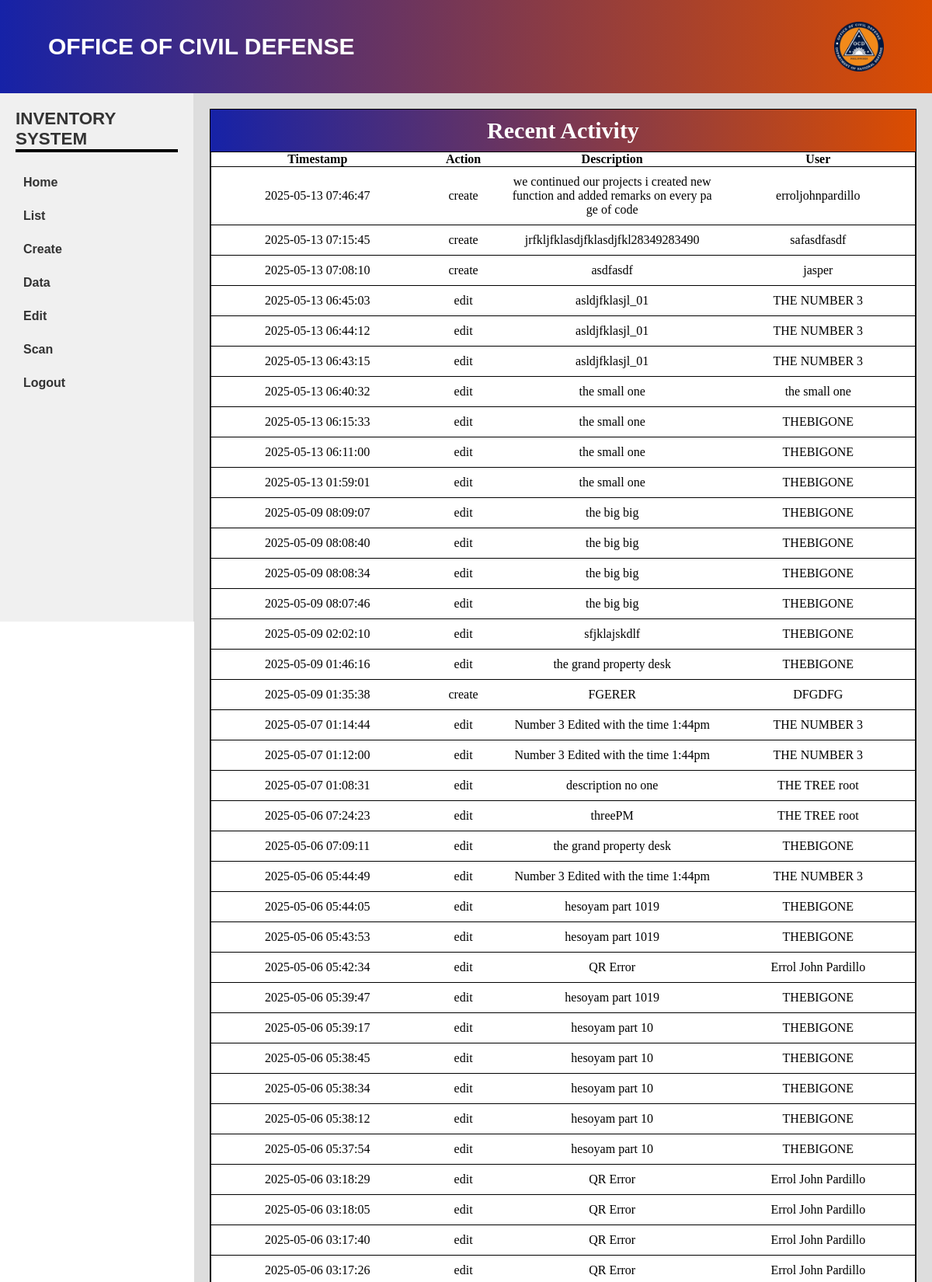
/pages/landing.php (upper part), run on the app's committed database.
### tables this page shows
CREATE TABLE `activity_log` (
  `id` int(11) NOT NULL,
  `action_type` varchar(20) NOT NULL,
  `table_name` varchar(255) NOT NULL,
  `record_id` int(11) NOT NULL,
  `old_data` longtext DEFAULT NULL CHECK (json_valid(`old_data`)),
  `new_data` longtext DEFAULT NULL CHECK (json_valid(`new_data`)),
  `user` varchar(255) NOT NULL,
  `timestamp` timestamp NOT NULL DEFAULT current_timestamp(),
  `description` text NOT NULL
);

### pages/landing/home.php (the view, shortened to what this page needs)
<!DOCTYPE html>
<html lang="en">
<head>
    <link rel="stylesheet" href="/inventory-system/public/styles/landingstyle/home.css">
</head>
<body>
    <div class="home">
        <h1>Recent Activity</h1>
        <?php
        try {
            $pdo = new PDO("mysql:host=localhost;dbname=inventory-system", "root", "", [
                PDO::ATTR_EMULATE_PREPARES => false,
                PDO::ATTR_ERRMODE => PDO::ERRMODE_EXCEPTION
            ]);
            $stmt = $pdo->query("SELECT action_type, description, user, timestamp
                                FROM activity_log
                                ORDER BY timestamp DESC");
            $logs = $stmt->fetchAll(PDO::FETCH_ASSOC);
        } catch (PDOException $e) {
            die("Error: " . $e->getMessage());
        }
        ?>
        <table class="activity-log">
            <thead>
                <tr>
                    <th>Timestamp</th>
                    <th>Action</th>
                    <th>Description</th>
                    <th>User</th>
                </tr>
            </thead>
            <tbody>
                <?php foreach ($logs as $log): ?>
                <tr>
                    <td><?= htmlspecialchars($log['timestamp']) ?></td>
                    <td><?= htmlspecialchars($log['action_type']) ?></td>
                    <td><?= htmlspecialchars($log['description'] ?? 'No description') ?></td>
                    <td><?= htmlspecialchars($log['user'] ?? 'Anonymous') ?></td>
                </tr>
                <?php endforeach; ?>
            </tbody>
        </table>
    </div>
</body>
</html>

### public/styles/landing.css (style rules this page uses)
* { margin: 0; padding: 0; box-sizing: border-box; }
body { display: flex; flex-direction: column; min-height: 100vh; overflow-x: hidden; }

### public/styles/landingstyle/home.css (style rules this page uses)
.home { text-align: center; width: 100vw; background: linear-gradient(to right, #1622a7, #dc4d00); border: solid 1px black; width: 100%; margin: 0; }
.home h1 { margin: 10px; font-family: 'Times New Roman', Times, serif; font-size: 30px; color: white; }
table { background-color: white; width: 100%; border-collapse: collapse; border: solid 1px black; }
table tr { border: 1px solid black; }
td { padding: 10px; max-width: 20ch; word-break: break-all; }

### data on the page
activity_log: timestamp "2025-05-13 07:46:47", action_type "create", description "we continued our projects i created new function and added remarks on every page of code", user "erroljohnpardillo"
activity_log: timestamp "2025-05-13 07:15:45", action_type "create", description "jrfkljfklasdjfklasdjfkl28349283490", user "safasdfasdf"
activity_log: timestamp "2025-05-13 07:08:10", action_type "create", description "asdfasdf", user "jasper"
activity_log: timestamp "2025-05-13 06:45:03", action_type "edit", description "asldjfklasjl_01", user "THE NUMBER 3"
activity_log: timestamp "2025-05-13 06:44:12", action_type "edit", description "asldjfklasjl_01", user "THE NUMBER 3"
activity_log: timestamp "2025-05-13 06:43:15", action_type "edit", description "asldjfklasjl_01", user "THE NUMBER 3"
activity_log: timestamp "2025-05-13 06:40:32", action_type "edit", description "the small one", user "the small one"
activity_log: timestamp "2025-05-13 06:15:33", action_type "edit", description "the small one", user "THEBIGONE"
activity_log: timestamp "2025-05-13 06:11:00", action_type "edit", description "the small one", user "THEBIGONE"
activity_log: timestamp "2025-05-13 01:59:01", action_type "edit", description "the small one", user "THEBIGONE"
activity_log: timestamp "2025-05-09 08:09:07", action_type "edit", description "the big big", user "THEBIGONE"
activity_log: timestamp "2025-05-09 08:08:40", action_type "edit", description "the big big", user "THEBIGONE"
activity_log: timestamp "2025-05-09 08:08:34", action_type "edit", description "the big big", user "THEBIGONE"
activity_log: timestamp "2025-05-09 08:07:46", action_type "edit", description "the big big", user "THEBIGONE"
activity_log: timestamp "2025-05-09 02:02:10", action_type "edit", description "sfjklajskdlf", user "THEBIGONE"
activity_log: timestamp "2025-05-09 01:46:16", action_type "edit", description "the grand property desk", user "THEBIGONE"
activity_log: timestamp "2025-05-09 01:35:38", action_type "create", description "FGERER", user "DFGDFG"
activity_log: timestamp "2025-05-07 01:14:44", action_type "edit", description "Number 3 Edited with the time 1:44pm", user "THE NUMBER 3"
activity_log: timestamp "2025-05-07 01:12:00", action_type "edit", description "Number 3 Edited with the time 1:44pm", user "THE NUMBER 3"
activity_log: timestamp "2025-05-07 01:08:31", action_type "edit", description "description no one", user "THE TREE root"
activity_log: timestamp "2025-05-06 07:24:23", action_type "edit", description "threePM", user "THE TREE root"
activity_log: timestamp "2025-05-06 07:09:11", action_type "edit", description "the grand property desk", user "THEBIGONE"
activity_log: timestamp "2025-05-06 05:44:49", action_type "edit", description "Number 3 Edited with the time 1:44pm", user "THE NUMBER 3"
activity_log: timestamp "2025-05-06 05:44:05", action_type "edit", description "hesoyam part 1019", user "THEBIGONE"
activity_log: timestamp "2025-05-06 05:43:53", action_type "edit", description "hesoyam part 1019", user "THEBIGONE"
activity_log: timestamp "2025-05-06 05:42:34", action_type "edit", description "QR Error", user "Errol John Pardillo"
activity_log: timestamp "2025-05-06 05:39:47", action_type "edit", description "hesoyam part 1019", user "THEBIGONE"
activity_log: timestamp "2025-05-06 05:39:17", action_type "edit", description "hesoyam part 10", user "THEBIGONE"
activity_log: timestamp "2025-05-06 05:38:45", action_type "edit", description "hesoyam part 10", user "THEBIGONE"
activity_log: timestamp "2025-05-06 05:38:34", action_type "edit", description "hesoyam part 10", user "THEBIGONE"
activity_log: timestamp "2025-05-06 05:38:12", action_type "edit", description "hesoyam part 10", user "THEBIGONE"
activity_log: timestamp "2025-05-06 05:37:54", action_type "edit", description "hesoyam part 10", user "THEBIGONE"
activity_log: timestamp "2025-05-06 03:18:29", action_type "edit", description "QR Error", user "Errol John Pardillo"
activity_log: timestamp "2025-05-06 03:18:05", action_type "edit", description "QR Error", user "Errol John Pardillo"
activity_log: timestamp "2025-05-06 03:17:40", action_type "edit", description "QR Error", user "Errol John Pardillo"
activity_log: timestamp "2025-05-06 03:17:26", action_type "edit", description "QR Error", user "Errol John Pardillo"
